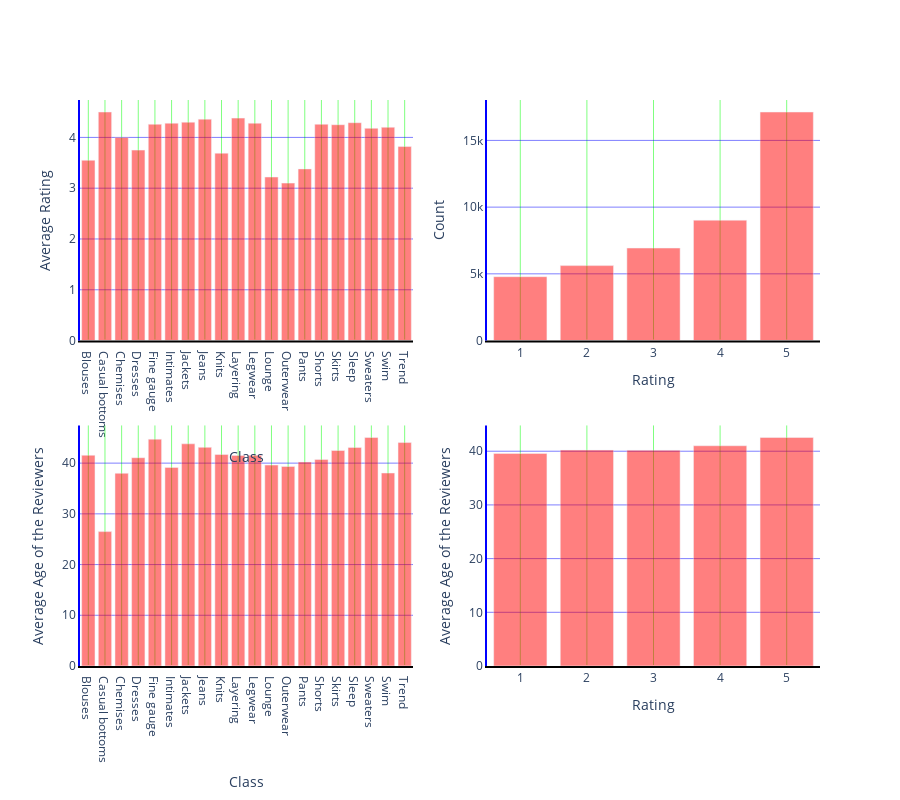

This figure's notebook cell:
### Code cell
df1=df['Rating'].value_counts().to_frame()
avgdf1 = df.groupby('Class Name').agg({'Rating': np.average})
avgdf2 = df.groupby('Class Name').agg({'Age': np.average})
avgdf3 = df.groupby('Rating').agg({'Age': np.average})

trace1 = go.Bar(
    x=avgdf1.index,
    y=round(avgdf1['Rating'],2),
    marker=dict(
        color=avgdf1['Rating'],
        colorscale = 'RdBu')
)

trace2 = go.Bar(
    x=df1.index,
    y=df1.Rating,
    marker=dict(
        color=df1['Rating'],
        colorscale = 'RdBu')
)

trace3 = go.Bar(
    x=avgdf2.index,
    y=round(avgdf2['Age'],2),
    marker=dict(
        color=avgdf2['Age'],
        colorscale = 'RdBu')
)

trace4 = go.Bar(
    x=avgdf3.index,
    y=round(avgdf3['Age'],2),
    marker=dict(
        color=avgdf3['Age'],
        colorscale = 'Reds')
)

fig = tools.make_subplots(rows=2, cols=2, print_grid=False)

fig.append_trace(trace1, 1, 1)
fig.append_trace(trace2, 1, 2)
fig.append_trace(trace3, 2, 1)
fig.append_trace(trace4, 2, 2)

fig['layout']['xaxis1'].update(title='Class')
fig['layout']['yaxis1'].update(title='Average Rating')
fig['layout']['xaxis2'].update(title='Rating')
fig['layout']['yaxis2'].update(title='Count')
fig['layout']['xaxis3'].update(title='Class')
fig['layout']['yaxis3'].update(title='Average Age of the Reviewers')
fig['layout']['xaxis4'].update(title='Rating')
fig['layout']['yaxis4'].update(title='Average Age of the Reviewers')

fig['layout'].update(height=800, width=900, showlegend=False)
fig.update_layout(
    {
        'plot_bgcolor': 'rgba(0,0,0,0)',
        'paper_bgcolor': 'rgba(0,0,0,0)'
    }
)
fig['layout'].update(plot_bgcolor='rgba(0,0,0,0)')
fig['layout'].update(paper_bgcolor='rgba(0,0,0,0)')

# Customize plot colors
fig.update_traces(marker=dict(color='rgb(255, 0, 0)', opacity=0.5))  # Set marker color to red
fig.update_layout(legend=dict(bgcolor='rgba(255, 255, 255, 0.6)'))  # Customize legend background color
fig.update_xaxes(showline=True, linewidth=2, linecolor='black', gridcolor='rgba(0, 255, 0, 0.5)')  # Customize x-axis appearance
fig.update_yaxes(showline=True, linewidth=2, linecolor='blue', gridcolor='rgba(0, 0, 255, 0.5)')  # Customize y-axis appearance

py.iplot(fig)

### Figure 1 — Plotly figure (JSON) as saved in the notebook; plotly's stock layout.template omitted (floating-point values rounded to 4 significant figures)
{"data": [{"marker": {"color": "rgb(255, 0, 0)", "colorscale": [[0, "rgb(103,0,31)"], [0.1, "rgb(178,24,43)"], [0.2, "rgb(214,96,77)"], [0.3, "rgb(244,165,130)"], [0.4, "rgb(253,219,199)"], [0.5, "rgb(247,247,247)"], [0.6, "rgb(209,229,240)"], [0.7, "rgb(146,197,222)"], [0.8, "rgb(67,147,195)"], [0.9, "rgb(33,102,172)"], [1, "rgb(5,48,97)"]], "opacity": 0.5}, "x": ["Blouses", "Casual bottoms", "Chemises", "Dresses", "Fine gauge", "Intimates", "Jackets", "Jeans", "Knits", "Layering", "Legwear", "Lounge", "Outerwear", "Pants", "Shorts", "Skirts", "Sleep", "Sweaters", "Swim", "Trend"], "xaxis": "x", "y": [3.55, 4.5, 4, 3.75, 4.26, 4.28, 4.3, 4.36, 3.69, 4.38, 4.28, 3.22, 3.1, 3.38, 4.26, 4.25, 4.29, 4.18, 4.2, 3.82], "yaxis": "y", "type": "bar"}, {"marker": {"color": "rgb(255, 0, 0)", "colorscale": [[0, "rgb(103,0,31)"], [0.1, "rgb(178,24,43)"], [0.2, "rgb(214,96,77)"], [0.3, "rgb(244,165,130)"], [0.4, "rgb(253,219,199)"], [0.5, "rgb(247,247,247)"], [0.6, "rgb(209,229,240)"], [0.7, "rgb(146,197,222)"], [0.8, "rgb(67,147,195)"], [0.9, "rgb(33,102,172)"], [1, "rgb(5,48,97)"]], "opacity": 0.5}, "x": [5, 4, 3, 2, 1], "xaxis": "x2", "y": [17128, 9022, 6934, 5616, 4786], "yaxis": "y2", "type": "bar"}, {"marker": {"color": "rgb(255, 0, 0)", "colorscale": [[0, "rgb(103,0,31)"], [0.1, "rgb(178,24,43)"], [0.2, "rgb(214,96,77)"], [0.3, "rgb(244,165,130)"], [0.4, "rgb(253,219,199)"], [0.5, "rgb(247,247,247)"], [0.6, "rgb(209,229,240)"], [0.7, "rgb(146,197,222)"], [0.8, "rgb(67,147,195)"], [0.9, "rgb(33,102,172)"], [1, "rgb(5,48,97)"]], "opacity": 0.5}, "x": ["Blouses", "Casual bottoms", "Chemises", "Dresses", "Fine gauge", "Intimates", "Jackets", "Jeans", "Knits", "Layering", "Legwear", "Lounge", "Outerwear", "Pants", "Shorts", "Skirts", "Sleep", "Sweaters", "Swim", "Trend"], "xaxis": "x3", "y": [41.56, 26.5, 38, 41.07, 44.73, 39.16, 43.81, 43.12, 41.7, 41.53, 41.55, 39.62, 39.34, 40.23, 40.73, 42.49, 43.1, 45.06, 38.05, 44.06], "yaxis": "y3", "type": "bar"}, {"marker": {"color": "rgb(255, 0, 0)", "colorscale": [[0, "rgb(255,245,240)"], [0.125, "rgb(254,224,210)"], [0.25, "rgb(252,187,161)"], [0.375, "rgb(252,146,114)"], [0.5, "rgb(251,106,74)"], [0.625, "rgb(239,59,44)"], [0.75, "rgb(203,24,29)"], [0.875, "rgb(165,15,21)"], [1, "rgb(103,0,13)"]], "opacity": 0.5}, "x": [1, 2, 3, 4, 5], "xaxis": "x4", "y": [39.59, 40.22, 40.19, 41.02, 42.56], "yaxis": "y4", "type": "bar"}], "layout": {"height": 800, "legend": {"bgcolor": "rgba(255, 255, 255, 0.6)"}, "paper_bgcolor": "rgba(0,0,0,0)", "plot_bgcolor": "rgba(0,0,0,0)", "showlegend": false, "width": 900, "xaxis": {"anchor": "y", "domain": [0, 0.45], "gridcolor": "rgba(0, 255, 0, 0.5)", "linecolor": "black", "linewidth": 2, "showline": true, "title": {"text": "Class"}}, "yaxis": {"anchor": "x", "domain": [0.575, 1], "gridcolor": "rgba(0, 0, 255, 0.5)", "linecolor": "blue", "linewidth": 2, "showline": true, "title": {"text": "Average Rating"}}, "xaxis2": {"anchor": "y2", "domain": [0.55, 1], "gridcolor": "rgba(0, 255, 0, 0.5)", "linecolor": "black", "linewidth": 2, "showline": true, "title": {"text": "Rating"}}, "yaxis2": {"anchor": "x2", "domain": [0.575, 1], "gridcolor": "rgba(0, 0, 255, 0.5)", "linecolor": "blue", "linewidth": 2, "showline": true, "title": {"text": "Count"}}, "xaxis3": {"anchor": "y3", "domain": [0, 0.45], "gridcolor": "rgba(0, 255, 0, 0.5)", "linecolor": "black", "linewidth": 2, "showline": true, "title": {"text": "Class"}}, "yaxis3": {"anchor": "x3", "domain": [0, 0.425], "gridcolor": "rgba(0, 0, 255, 0.5)", "linecolor": "blue", "linewidth": 2, "showline": true, "title": {"text": "Average Age of the Reviewers"}}, "xaxis4": {"anchor": "y4", "domain": [0.55, 1], "gridcolor": "rgba(0, 255, 0, 0.5)", "linecolor": "black", "linewidth": 2, "showline": true, "title": {"text": "Rating"}}, "yaxis4": {"anchor": "x4", "domain": [0, 0.425], "gridcolor": "rgba(0, 0, 255, 0.5)", "linecolor": "blue", "linewidth": 2, "showline": true, "title": {"text": "Average Age of the Reviewers"}}}}
